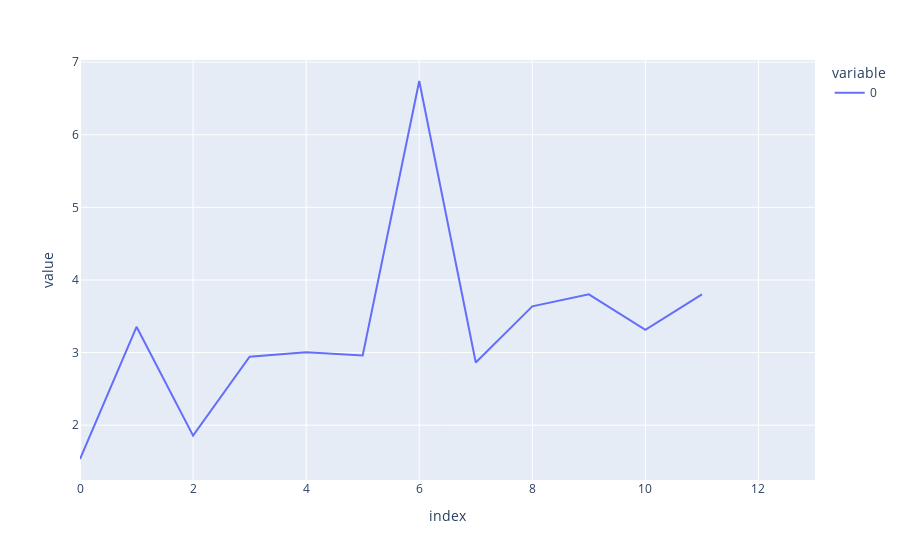

Write notebook code for a chart like this one.
### Code cell
#Ex 8-10

def hilbert(p_rows, p_cols):
    a = np.array(range(p_rows))+1
    b = np.array(range(p_cols))+1
    return 1/(np.add.outer(a,b)-1)

def grand(p_rows, p_cols):
    return np.array(np.random.normal(size=(p_rows,p_cols))).reshape(p_rows,p_cols)

for lp in range(3,16):
    if lp == 3:
        hld = np.zeros(14)
        hlc = np.zeros(14)
    
    h_i = np.linalg.inv(hilbert(lp,lp))@hilbert(lp,lp)
    np_i = np.eye(lp,lp)
    hld[lp-4] = np.linalg.norm(h_i-np_i)
    hlc[lp-4] = np.linalg.cond(hilbert(lp,lp))

for lp in range(3,16):
    if lp == 3:
        gld = np.zeros(14)
        glc = np.zeros(14)
    
    h_i = np.linalg.inv(grand(lp,lp))@grand(lp,lp)
    np_i = np.eye(lp,lp)
    gld[lp-4] = np.linalg.norm(h_i-np_i)
    glc[lp-4] = np.linalg.cond(grand(lp,lp))

px.line(np.log(glc))
# px.line(np.log(hlc))
# px.line(np.log(gld))
# px.line(np.log(hld))

### Figure 1 — Plotly figure (JSON) as saved in the notebook; plotly's stock layout.template omitted (floating-point values rounded to 4 significant figures)
{"data": [{"hovertemplate": "variable=0<br>index=%{x}<br>value=%{y}<extra></extra>", "legendgroup": "0", "line": {"color": "#636efa", "dash": "solid"}, "marker": {"symbol": "circle"}, "mode": "lines", "name": "0", "orientation": "v", "showlegend": true, "type": "scatter", "x": [0, 1, 2, 3, 4, 5, 6, 7, 8, 9, 10, 11, 12, 13], "xaxis": "x", "y": [1.534, 3.355, 1.855, 2.942, 3.004, 2.96, 6.741, 2.863, 3.636, 3.802, 3.314, 3.801, -Infinity, 3.102], "yaxis": "y"}], "layout": {"legend": {"title": {"text": "variable"}, "tracegroupgap": 0}, "margin": {"t": 60}, "xaxis": {"anchor": "y", "domain": [0, 1], "title": {"text": "index"}}, "yaxis": {"anchor": "x", "domain": [0, 1], "title": {"text": "value"}}}}
